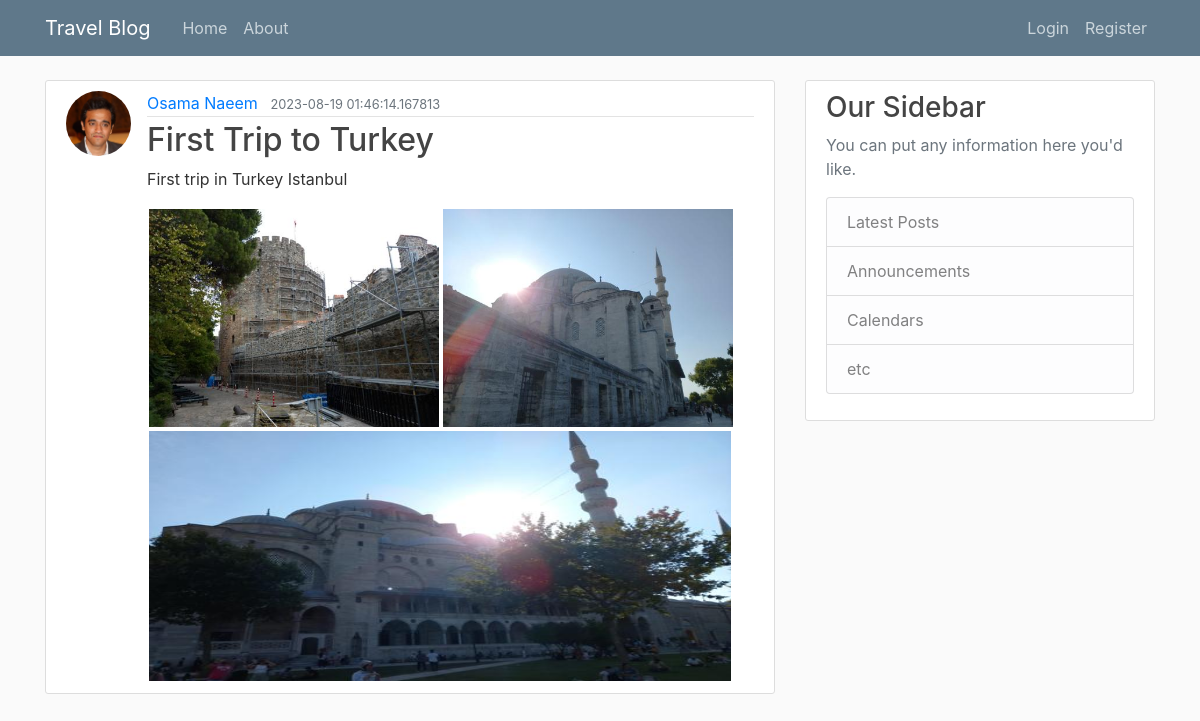
/post/1, run on the app's committed database.
### Flask_app/models.py (models this page shows, shortened)
class User(db.Model, UserMixin):
    id = db.Column(db.Integer,primary_key = True)
    username = db.Column(db.String(20), unique = True, nullable = False)
    email = db.Column(db.String(120), unique = True, nullable = False)
    image = db.Column(db.String(20), nullable = False, default = 'default.jpeg')
    password = db.Column(db.String(60), nullable = False)
    posts = db.relationship('Post', backref='author', lazy = True)

class Post(db.Model, UserMixin):
    id = db.Column(db.Integer,primary_key = True)
    title = db.Column(db.String(100),nullable = False)
    date_posted = db.Column(db.String(60),nullable = False, default = datetime.utcnow)
    content = db.Column(db.Text,nullable = False)
    image = db.Column(db.Text, nullable = True, default = '')
    video = db.Column(db.Text, nullable = True , default = '')
    user_id = db.Column(db.Integer, db.ForeignKey('user.id'), nullable = False)

### Flask_app/routes.py (the view)
@app.route("/post/<int:post_id>")
def post(post_id):
    post = Post.query.get_or_404(post_id)
    no_of_images = post.image.count(',')
    no_of_videos = post.video.count(',')
    return render_template('post.html', title=post.title, post=post, no_of_images = no_of_images , no_of_videos = no_of_videos)

### Flask_app/templates/post.html (shortened to what this page needs)
{% extends "layout.html" %}
{% block content %}
  <article class="media content-section">
    <img class="rounded-circle article-img" src="{{ url_for('static', filename='profile_pics/' + post.author.image) }}">
    <div class="media-body">
      <div class="article-metadata">
        <a class="mr-2" href="{{ url_for('user_posts', username=post.author.username) }}">{{ post.author.username }}</a>
        <small class="text-muted">{{ post.date_posted }}</small>
      </div>
      <h2 class="article-title">{{ post.title }}</h2>
      <p class="article-content">{{ post.content }}</p>
      <div class = "image-container">
      {% if post.image  %}
        {% for imagee in post.image.split(',') %}
          {% if imagee != '' %}
            {% if loop.index == no_of_images and no_of_images % 2 == 1  %}
              <img class="image image-1" src="{{ url_for('static', filename='post_pics/' + imagee) }}" alt = "Image">
            {% else %}
              <img class="image image-2" src="{{ url_for('static', filename='post_pics/' + imagee) }}" alt = "Image">
            {% endif %}
          {% endif %}
        {% endfor %}
      {% endif %}
      </div>
    </div>
  </article>
{% endblock content %}

### Flask_app/static/main_orig.css (style rules this page uses)
body { background: #fafafa; color: #333333; margin-top: 5rem; }
h1, h2, h3, h4, h5, h6 { color: #444444; }
.content-section { background: #ffffff; padding: 10px 20px; border: 1px solid #dddddd; border-radius: 3px; margin-bottom: 20px; }
.article-title { color: #444444; }
.article-content { white-space: pre-line; }
.article-img { height: 65px; width: 65px; margin-right: 16px; }
.article-metadata { padding-bottom: 1px; margin-bottom: 4px; border-bottom: 1px solid #e3e3e3 }

### Flask_app/templates/post.html (style rules this page uses)
.image-container { display: flex; flex-wrap: wrap; }
.image { margin: 2px; }
.image-1 { width: 582px; max-height: 250px; }
.image-2 { width: 290px; max-height: 250px; }

### data on the page
User: image (placeholder picture), author.username "Osama Naeem"
Post: date_posted "2023-08-19 01:46:14.167813", title "First Trip to Turkey", content "First trip in Turkey Istanbul"
